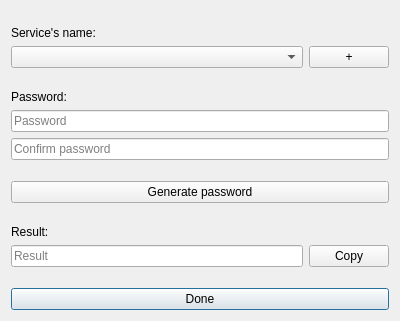
<?xml version="1.0" encoding="UTF-8"?>
<ui version="4.0">
 <class>MainWindow</class>
 <widget class="QDialog" name="MainWindow">
  <property name="geometry">
   <rect>
    <x>0</x>
    <y>0</y>
    <width>400</width>
    <height>321</height>
   </rect>
  </property>
  <property name="windowTitle">
   <string>Dialog</string>
  </property>
  <layout class="QGridLayout" name="gridLayout_2">
   <item row="14" column="1">
    <spacer name="verticalSpacer">
     <property name="orientation">
      <enum>Qt::Vertical</enum>
     </property>
     <property name="sizeHint" stdset="0">
      <size>
       <width>20</width>
       <height>40</height>
      </size>
     </property>
    </spacer>
   </item>
   <item row="0" column="1">
    <spacer name="verticalSpacer_3">
     <property name="orientation">
      <enum>Qt::Vertical</enum>
     </property>
     <property name="sizeHint" stdset="0">
      <size>
       <width>20</width>
       <height>40</height>
      </size>
     </property>
    </spacer>
   </item>
   <item row="11" column="1">
    <spacer name="verticalSpacer_2">
     <property name="orientation">
      <enum>Qt::Vertical</enum>
     </property>
     <property name="sizeHint" stdset="0">
      <size>
       <width>20</width>
       <height>40</height>
      </size>
     </property>
    </spacer>
   </item>
   <item row="9" column="1">
    <spacer name="verticalSpacer_4">
     <property name="orientation">
      <enum>Qt::Vertical</enum>
     </property>
     <property name="sizeHint" stdset="0">
      <size>
       <width>20</width>
       <height>40</height>
      </size>
     </property>
    </spacer>
   </item>
   <item row="15" column="1" colspan="2">
    <widget class="QPushButton" name="done_button">
     <property name="toolTip">
      <string>&lt;html&gt;&lt;head/&gt;&lt;body&gt;&lt;p&gt;Close the windows&lt;/p&gt;&lt;/body&gt;&lt;/html&gt;</string>
     </property>
     <property name="text">
      <string>Done</string>
     </property>
    </widget>
   </item>
   <item row="13" column="1">
    <widget class="QLineEdit" name="resu_edit">
     <property name="readOnly">
      <bool>true</bool>
     </property>
     <property name="placeholderText">
      <string>Result</string>
     </property>
    </widget>
   </item>
   <item row="13" column="2">
    <widget class="QPushButton" name="copy_button">
     <property name="toolTip">
      <string>&lt;html&gt;&lt;head/&gt;&lt;body&gt;&lt;p&gt;Copy the new password in your clipboard&lt;/p&gt;&lt;/body&gt;&lt;/html&gt;</string>
     </property>
     <property name="text">
      <string>Copy</string>
     </property>
    </widget>
   </item>
   <item row="10" column="1" colspan="2">
    <widget class="QPushButton" name="encrypt_button">
     <property name="toolTip">
      <string>&lt;html&gt;&lt;head/&gt;&lt;body&gt;&lt;p&gt;Generate the password&lt;/p&gt;&lt;/body&gt;&lt;/html&gt;</string>
     </property>
     <property name="text">
      <string>Generate password</string>
     </property>
    </widget>
   </item>
   <item row="1" column="1">
    <widget class="QLabel" name="label">
     <property name="text">
      <string>Service's name:</string>
     </property>
    </widget>
   </item>
   <item row="4" column="1">
    <widget class="QLabel" name="label_2">
     <property name="text">
      <string>Password:</string>
     </property>
    </widget>
   </item>
   <item row="12" column="1">
    <widget class="QLabel" name="label_3">
     <property name="text">
      <string>Result:</string>
     </property>
    </widget>
   </item>
   <item row="6" column="1" colspan="2">
    <widget class="QLineEdit" name="pass_edit">
     <property name="echoMode">
      <enum>QLineEdit::Password</enum>
     </property>
     <property name="placeholderText">
      <string>Password</string>
     </property>
    </widget>
   </item>
   <item row="3" column="1">
    <spacer name="verticalSpacer_5">
     <property name="orientation">
      <enum>Qt::Vertical</enum>
     </property>
     <property name="sizeHint" stdset="0">
      <size>
       <width>20</width>
       <height>40</height>
      </size>
     </property>
    </spacer>
   </item>
   <item row="2" column="2">
    <widget class="QPushButton" name="add_button">
     <property name="toolTip">
      <string>&lt;html&gt;&lt;head/&gt;&lt;body&gt;&lt;p&gt;Add a service&lt;/p&gt;&lt;/body&gt;&lt;/html&gt;</string>
     </property>
     <property name="text">
      <string>+</string>
     </property>
    </widget>
   </item>
   <item row="2" column="1">
    <widget class="QComboBox" name="service_box"/>
   </item>
   <item row="7" column="1" colspan="2">
    <widget class="QLineEdit" name="confirm_pass_edit">
     <property name="echoMode">
      <enum>QLineEdit::Password</enum>
     </property>
     <property name="placeholderText">
      <string>Confirm password</string>
     </property>
    </widget>
   </item>
  </layout>
 </widget>
 <tabstops>
  <tabstop>pass_edit</tabstop>
  <tabstop>confirm_pass_edit</tabstop>
  <tabstop>encrypt_button</tabstop>
  <tabstop>resu_edit</tabstop>
  <tabstop>copy_button</tabstop>
  <tabstop>done_button</tabstop>
  <tabstop>service_box</tabstop>
  <tabstop>add_button</tabstop>
 </tabstops>
 <resources/>
 <connections/>
</ui>
